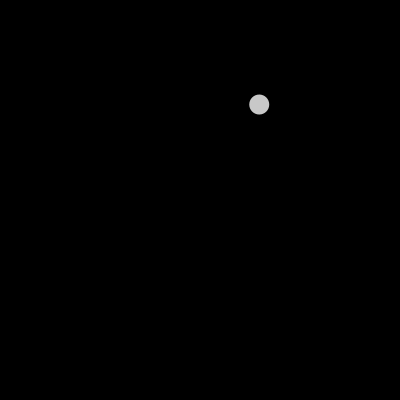
Frame 1 (no input)
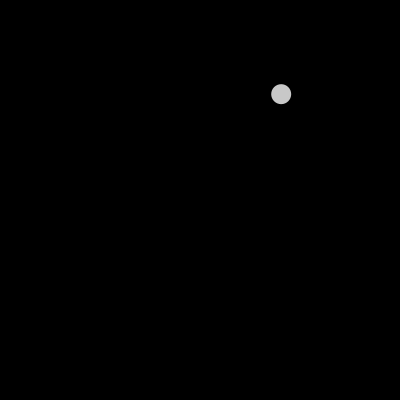
Frame 60 (the mouse pressed at the canvas centre just before this capture)
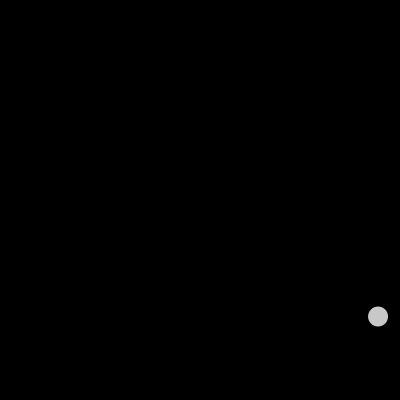
Frame 120 (the mouse held since frame 60 and released just before this capture)

The Processing sketch that drew these frames (run headless with seeded random() and noise(); from frame 60 on, the mouse is pressed at the canvas centre):

// Processing sketch: Particle01
// ── Particle01.pde
Particle p;

void setup() {
  size(400,400);
  p=new Particle();
}

void draw() {
  p.update();
  p.display();
  p.checkEdges();
}

// ── Particle.pde
class Particle {

  PVector location;
  PVector velocity;
  float time;
  float increment;

  Particle() {
    location = new PVector(random(0, width), random(0, height));
    velocity = new PVector(0, 0);
    time=0;
    increment=0.01;
  }
  
  void update() {
    PVector perlinNoise = new PVector(noise(time), noise(time));
    time+= increment;
    velocity.add(perlinNoise);
    location.add(velocity);
  }

  void display() {
    background(0);
    smooth();
    noStroke();
    fill(200);
    ellipse(location.x, location.y, 20, 20);
  }
  
  void checkEdges() {

    if (location.x > width) {
      location.x = width;
      velocity.x *= -1;
    } else if (location.x < 0) {
      velocity.x *= -1;
      location.x = 0;
    }

    if (location.y > height) {
      velocity.y *= -1;
      location.y = height;
    }
  }
}
